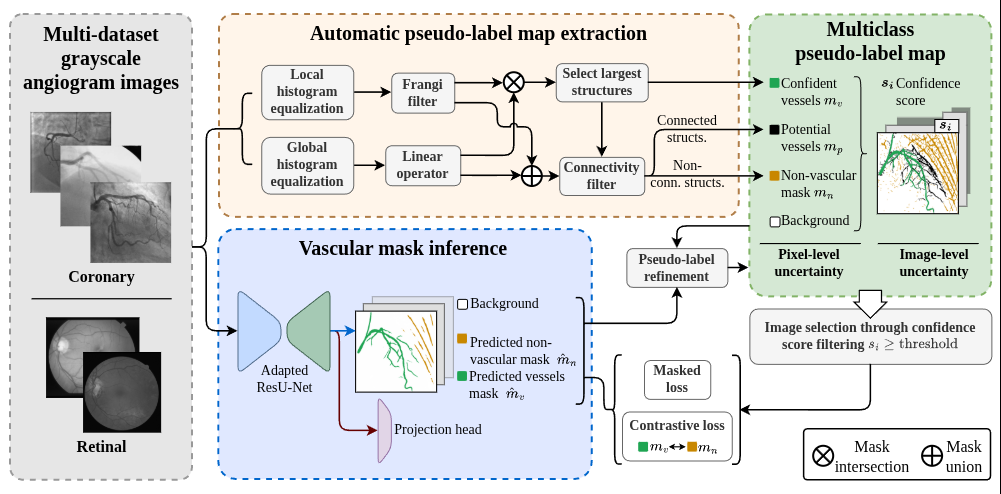
#> input picture CSGR.png, 1001 x 494 px
$ python -i img_processing.py   (imports and definitions only)   (older library calls are emulated)
#> lines starting #> are read from the running program, lines starting #| are printed output that depends on the picture; after the words box and inside, x2 and y2 are one past the last pixel; in counts of white or black regions, pixels touching at a corner belong together
### utils.py
import os
import cv2
import numpy as np

from sklearn.metrics import (confusion_matrix, ConfusionMatrixDisplay,
							 precision_score, accuracy_score,
							 jaccard_score, f1_score, recall_score)

import matplotlib
matplotlib.use('TKAgg')
import matplotlib.pyplot as plt

from scipy.spatial.distance import cdist

# [27 lines left out: functions colorize_mask, colorize_probs, not called in this run]

def adjust_mean_bright(img, target_bright, clip=255):
	img_adj = img.astype(float)*target_bright/np.mean(img[img>0])
	return np.clip(img_adj, 0, clip).astype('uint8')


# [90 lines left out: functions difference_img, line_coords, check_dirs, convert_to_1hot, save_confussion_mat, get_confussion_mat, not called in this run]


def dilate(img, k=3, ellipse=True):
	if ellipse:
		st_elem = cv2.getStructuringElement(cv2.MORPH_ELLIPSE,(k,k))
	else:
		st_elem = np.ones((k,k), np.uint8)
	return cv2.dilate(img, st_elem)

def erode(img, k=3, ellipse=True):

	if ellipse:
		st_elem = cv2.getStructuringElement(cv2.MORPH_ELLIPSE,(k,k))
	else:
		st_elem = np.ones((k,k), np.uint8)
	return cv2.erode(img, st_elem)


# [108 lines left out: functions hd95_index, dice_score, get_metrics, non_neg_mean, colorize_pred, colorize_probs and 1 more, not called in this run]


def convert2binary(probs):
	max_prob = np.amax(probs[...,[1,2]], axis=-1)
	return probs[...,0]/(probs[...,0] + max_prob)


### img_processing.py
import os
import re
import sys
import cv2
import mahotas
import random
import numpy as np
from sklearn.cluster import KMeans
from skimage.segmentation import slic
from sklearn.metrics import calinski_harabasz_score

from utils import check_dirs, dilate, erode

import matplotlib
# [1 line not run here, left out]
import matplotlib.pyplot as plt


# [20 lines left out: functions mask_connectivity, test_clusters_score, not called in this run]


def get_largest_contour(img):

	labels, _ = mahotas.label(img>1e-3)
	masks = []

	if len(np.unique(labels)[1::])>1:
		for l in np.unique(labels)[1::]:
			masks.append(labels==l)

		masks = np.array(masks)
		areas = masks.sum(axis=(1,2))
		largest_mask = masks[np.argmax(areas),...]
		return img*largest_mask
	else:
		return img


def filter_mask(mask, f=1.):

	label_map = mahotas.label(mask)[0]

	if len(np.unique(label_map)[1:]) > 5:

		diag_list = []
		label_list = []
		for l in np.unique(label_map)[1:]:

			r,c = np.where(label_map==l)
			diag = np.sqrt(np.square(np.amax(r)-np.amin(r)) + np.square(np.amax(c)-np.amin(c)))
			diag_list.append(diag)
			label_list.append(l)

		sel_ix = np.array(diag_list)>(np.mean(diag_list)+f*np.std(diag_list))
		sel_labels = np.array(label_list)[sel_ix]
		mask_filt = np.isin(label_map, sel_labels)*1

	else:
		mask_filt = mask

	return mask_filt


# [54 lines left out: functions get_clusters, get_SP_map, not called in this run]


def post_process_map(img, hard_filt=True, f=1.5):

	img = filter_mask(img, f=0)
	img = erode(dilate(img.astype('uint8'), k=3), k=3)

	if hard_filt:
		img = get_largest_contour(img).astype(float)
	else:
		img = filter_mask(img, f=f)
	# return cv2.GaussianBlur(img, (3,3), 0)
	return img


# [41 lines left out: functions separate_background, merge_masks, not called in this run]


def closure(mask, k):
	return erode(dilate(mask.astype('uint8'), k=k), k=k)

def opening(mask, k):
	return erode(dilate(mask.astype('uint8'), k=k), k=k)

>>> import cv2
>>> picture = cv2.imread('CSGR.png', cv2.IMREAD_GRAYSCALE)
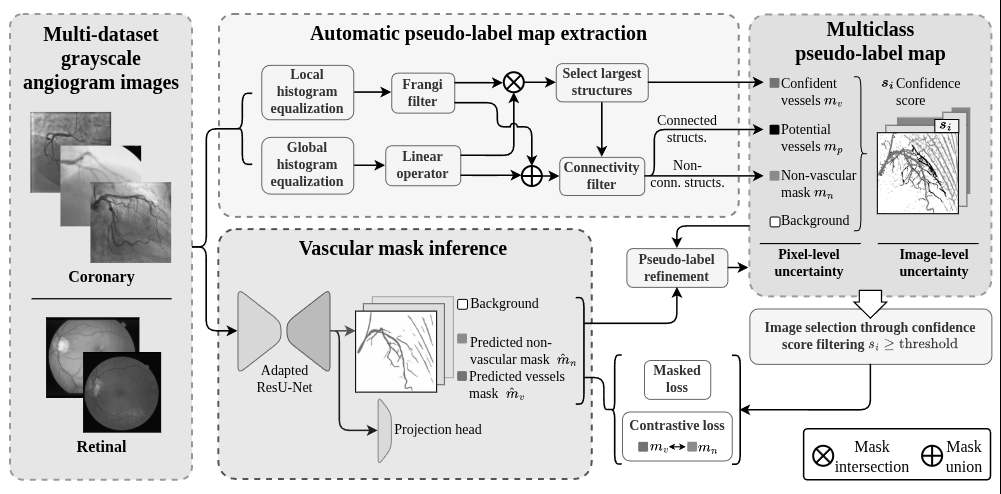
#> picture: shape (494, 1001); min 0, max 255, mean 219.3
>>> result = post_process_map(picture)
#> in filter_mask, `label_map = mahotas.label(mask)[0]`:
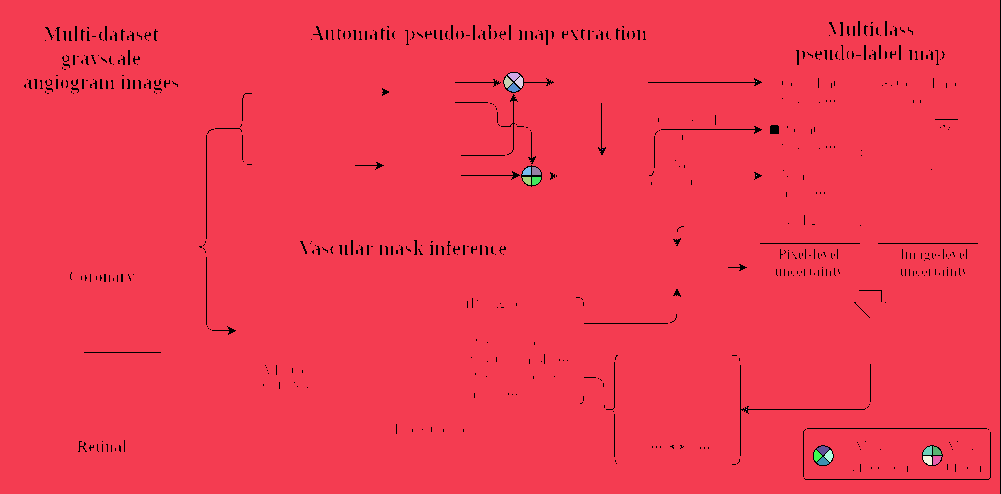
#> label_map: shape (494, 1001) int32; 22 distinct labels, from 0 to 21; one colour per label, 0 black
#> the loop in filter_mask, `for l in np.unique(label_map)[1:]: ` made 21 passes
#> diag on passes 1, 2, 3, 4, 6, 8, 9, 11, 12, 14, 15, 16: 1114, 13.04, 13.6, 13.04, 13.6, 10.63, 10.63, 10.63, 10.63, 13.6, 11.31, 11.31
#> (r, c, diag) on passes 5, 7, 10, 13: ([81], [756], 0), ([149], [602], 0), ([175], [756], 0), ([409], [746], 0)
#> after the loop in filter_mask, `for l in np.unique(label_map)[1:]:`: diag_list = [1114, 13.04, 13.6, 13.04, 0, 13.6, 0, 10.63, 10.63, 0, 10.63, 10.63, 0, 13.6, 11.31, 11.31, 13.04, 13.6, 11.31, 11.31, 13.04]; label_list = [1, 2, 3, 4, 5, 6, 7, 8, 9, 10, 11, 12, 13, 14, 15, 16, 17, 18, 19, 20, 21]
#> in filter_mask, `sel_labels = np.array(label_list)[sel_ix]`: sel_labels = [1]
#> in filter_mask, `mask_filt = np.isin(label_map, sel_labels)*1`:
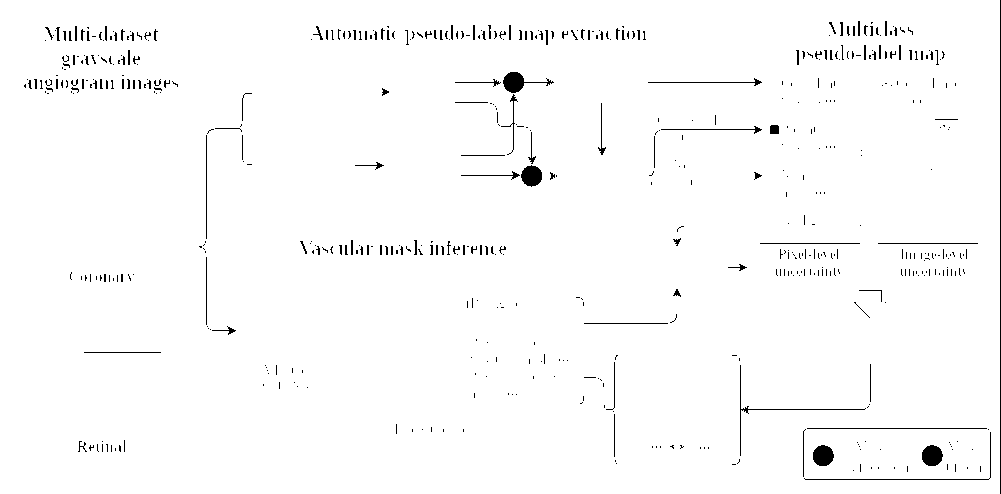
#> mask_filt: shape (494, 1001) int64; values 0 (black) and 1 (white), 98.2% white; black in thin lines or dots
#> in dilate, `return cv2.dilate(img, st_elem)`:
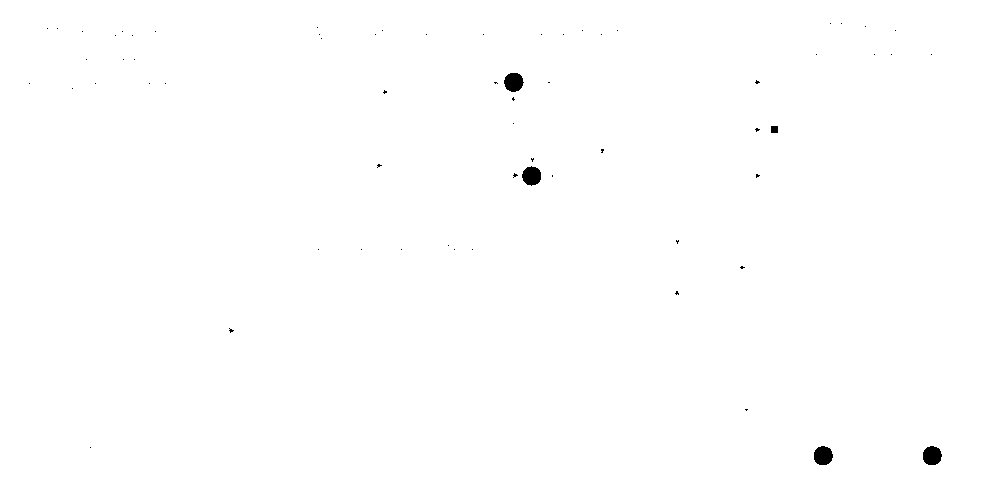
#> returned value: shape (494, 1001); values 0 (black) and 1 (white), 99.7% white; 65 black regions (60 under 20 px), largest, box (x1, y1, x2, y2) and area: (504, 73, 524, 92) 292, (814, 446, 833, 465) 290, (923, 446, 942, 465) 289, (522, 166, 541, 186) 286, (771, 126, 778, 133) 49
#> in erode, `st_elem = cv2.getStructuringElement(cv2.MORPH_ELLIPSE,(k,k))`: st_elem = [[0, 1, 0], [1, 1, 1], [0, 1, 0]]
#> in erode, `return cv2.erode(img, st_elem)`:
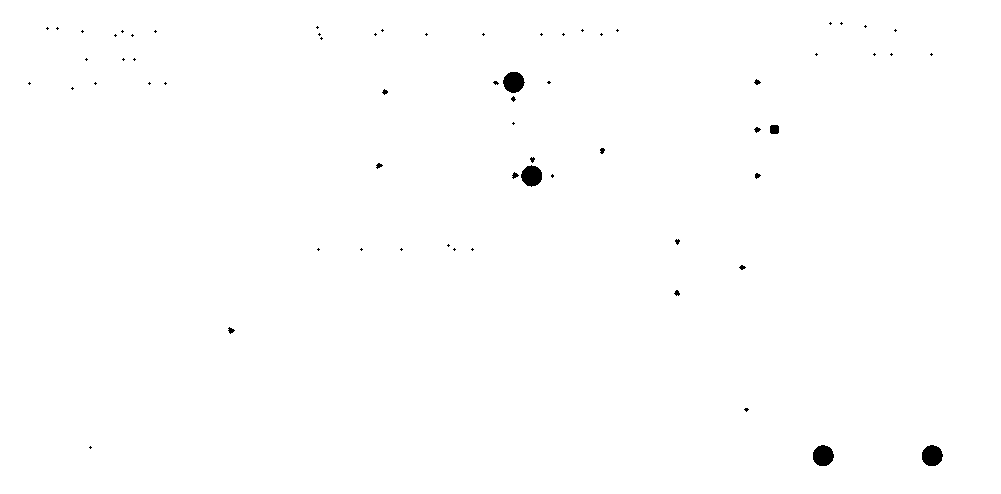
#> returned value: shape (494, 1001); values 0 (black) and 1 (white), 99.6% white; 65 black regions (50 under 20 px), largest, box (x1, y1, x2, y2) and area: (503, 72, 525, 93) 349, (813, 445, 834, 466) 347, (922, 445, 943, 466) 346
